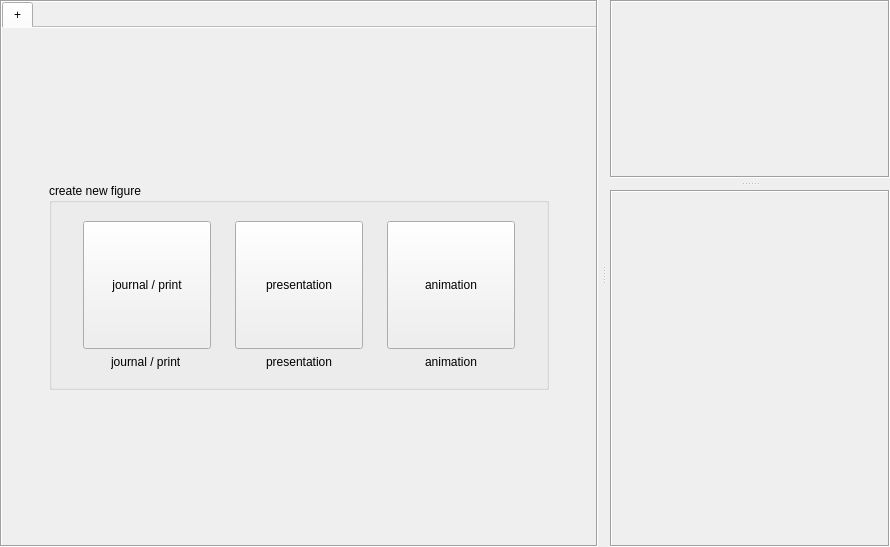
<?xml version="1.0" encoding="UTF-8"?>
<ui version="4.0">
 <class>page_figures_area</class>
 <widget class="QWidget" name="page_figures_area">
  <property name="geometry">
   <rect>
    <x>0</x>
    <y>0</y>
    <width>890</width>
    <height>547</height>
   </rect>
  </property>
  <property name="sizePolicy">
   <sizepolicy hsizetype="Expanding" vsizetype="Expanding">
    <horstretch>0</horstretch>
    <verstretch>0</verstretch>
   </sizepolicy>
  </property>
  <property name="windowTitle">
   <string>Figures</string>
  </property>
  <layout class="QHBoxLayout" name="layout_horizontal_layout">
   <property name="spacing">
    <number>12</number>
   </property>
   <property name="leftMargin">
    <number>0</number>
   </property>
   <property name="topMargin">
    <number>0</number>
   </property>
   <property name="rightMargin">
    <number>0</number>
   </property>
   <property name="bottomMargin">
    <number>0</number>
   </property>
   <item>
    <widget class="QSplitter" name="splitter_figures_main">
     <property name="orientation">
      <enum>Qt::Orientation::Horizontal</enum>
     </property>
     <property name="handleWidth">
      <number>12</number>
     </property>
     <widget class="QFrame" name="panel_middle_right">
      <property name="sizePolicy">
       <sizepolicy hsizetype="Expanding" vsizetype="Expanding">
        <horstretch>3</horstretch>
        <verstretch>0</verstretch>
       </sizepolicy>
      </property>
      <property name="minimumSize">
       <size>
        <width>800</width>
        <height>0</height>
       </size>
      </property>
      <property name="frameShape">
       <enum>QFrame::Shape::NoFrame</enum>
      </property>
      <property name="frameShadow">
       <enum>QFrame::Shadow::Plain</enum>
      </property>
      <property name="lineWidth">
       <number>0</number>
      </property>
      <layout class="QHBoxLayout" name="layout_horizontal_layout_3">
       <property name="spacing">
        <number>12</number>
       </property>
       <property name="leftMargin">
        <number>0</number>
       </property>
       <property name="topMargin">
        <number>0</number>
       </property>
       <property name="rightMargin">
        <number>0</number>
       </property>
       <property name="bottomMargin">
        <number>0</number>
       </property>
       <item>
        <widget class="QSplitter" name="splitter_figures_canvas_stack">
         <property name="orientation">
          <enum>Qt::Orientation::Vertical</enum>
         </property>
         <property name="handleWidth">
          <number>12</number>
         </property>
         <widget class="QSplitter" name="splitter_figures_canvas">
          <property name="orientation">
           <enum>Qt::Orientation::Horizontal</enum>
          </property>
          <property name="handleWidth">
           <number>12</number>
          </property>
          <widget class="QFrame" name="panel_canvas_center">
           <property name="sizePolicy">
            <sizepolicy hsizetype="Expanding" vsizetype="Expanding">
             <horstretch>3</horstretch>
             <verstretch>0</verstretch>
            </sizepolicy>
           </property>
           <property name="minimumSize">
            <size>
             <width>500</width>
             <height>0</height>
            </size>
           </property>
           <property name="frameShape">
            <enum>QFrame::Shape::Box</enum>
           </property>
           <property name="frameShadow">
            <enum>QFrame::Shadow::Sunken</enum>
           </property>
           <property name="separatorRole" stdset="0">
            <string>inset</string>
           </property>
           <property name="surfaceRole" stdset="0">
            <string>panel</string>
           </property>
           <layout class="QGridLayout" name="layout_grid_layout">
            <property name="leftMargin">
             <number>0</number>
            </property>
            <property name="topMargin">
             <number>0</number>
            </property>
            <property name="rightMargin">
             <number>0</number>
            </property>
            <property name="bottomMargin">
             <number>0</number>
            </property>
            <property name="spacing">
             <number>0</number>
            </property>
            <item row="0" column="1">
             <widget class="QWidget" name="panel_canvas_layers_host" native="true">
              <property name="sizePolicy">
               <sizepolicy hsizetype="Expanding" vsizetype="Preferred">
                <horstretch>0</horstretch>
                <verstretch>0</verstretch>
               </sizepolicy>
              </property>
              <property name="surfaceRole" stdset="0">
               <string>panel</string>
              </property>
              <layout class="QHBoxLayout" name="layout_horizontal_layout_4">
               <property name="spacing">
                <number>0</number>
               </property>
               <property name="leftMargin">
                <number>0</number>
               </property>
               <property name="topMargin">
                <number>0</number>
               </property>
               <property name="rightMargin">
                <number>0</number>
               </property>
               <property name="bottomMargin">
                <number>0</number>
               </property>
              </layout>
             </widget>
            </item>
            <item row="1" column="0">
             <widget class="QWidget" name="panel_canvas_tools_host" native="true">
              <property name="sizePolicy">
               <sizepolicy hsizetype="Preferred" vsizetype="Expanding">
                <horstretch>0</horstretch>
                <verstretch>0</verstretch>
               </sizepolicy>
              </property>
              <property name="surfaceRole" stdset="0">
               <string>panel</string>
              </property>
              <layout class="QVBoxLayout" name="layout_vertical_layout_8">
               <property name="spacing">
                <number>0</number>
               </property>
               <property name="leftMargin">
                <number>0</number>
               </property>
               <property name="topMargin">
                <number>0</number>
               </property>
               <property name="rightMargin">
                <number>0</number>
               </property>
               <property name="bottomMargin">
                <number>0</number>
               </property>
              </layout>
             </widget>
            </item>
            <item row="1" column="1">
             <widget class="QWidget" name="panel_figures_host" native="true">
              <property name="sizePolicy">
               <sizepolicy hsizetype="Expanding" vsizetype="Expanding">
                <horstretch>1</horstretch>
                <verstretch>1</verstretch>
               </sizepolicy>
              </property>
              <property name="surfaceRole" stdset="0">
               <string>panel</string>
              </property>
              <layout class="QVBoxLayout" name="layout_vertical_layout_9">
               <property name="spacing">
                <number>0</number>
               </property>
               <property name="leftMargin">
                <number>0</number>
               </property>
               <property name="topMargin">
                <number>0</number>
               </property>
               <property name="rightMargin">
                <number>0</number>
               </property>
               <property name="bottomMargin">
                <number>0</number>
               </property>
               <item>
                <widget class="QTabWidget" name="tabs_figures">
                 <property name="currentIndex">
                  <number>0</number>
                 </property>
                 <property name="iconSize">
                  <size>
                   <width>16</width>
                   <height>16</height>
                  </size>
                 </property>
                 <property name="documentMode">
                  <bool>true</bool>
                 </property>
                 <property name="tabsClosable">
                  <bool>false</bool>
                 </property>
                 <property name="movable">
                  <bool>true</bool>
                 </property>
                 <widget class="QWidget" name="page_add_figure">
                  <attribute name="title">
                   <string>+</string>
                  </attribute>
                  <layout class="QVBoxLayout" name="verticalLayout_3">
                   <property name="leftMargin">
                    <number>0</number>
                   </property>
                   <property name="topMargin">
                    <number>0</number>
                   </property>
                   <property name="rightMargin">
                    <number>0</number>
                   </property>
                   <property name="bottomMargin">
                    <number>0</number>
                   </property>
                   <item alignment="Qt::AlignmentFlag::AlignHCenter">
                    <widget class="QGroupBox" name="group_new_figure">
                     <property name="sizePolicy">
                      <sizepolicy hsizetype="Fixed" vsizetype="Fixed">
                       <horstretch>0</horstretch>
                       <verstretch>0</verstretch>
                      </sizepolicy>
                     </property>
                     <property name="minimumSize">
                      <size>
                       <width>500</width>
                       <height>200</height>
                      </size>
                     </property>
                     <property name="title">
                      <string>create new figure</string>
                     </property>
                     <layout class="QVBoxLayout" name="verticalLayout">
                      <property name="spacing">
                       <number>-1</number>
                      </property>
                      <property name="leftMargin">
                       <number>0</number>
                      </property>
                      <property name="topMargin">
                       <number>0</number>
                      </property>
                      <property name="rightMargin">
                       <number>0</number>
                      </property>
                      <property name="bottomMargin">
                       <number>0</number>
                      </property>
                      <item alignment="Qt::AlignmentFlag::AlignHCenter">
                       <widget class="QWidget" name="plot_option_container" native="true">
                        <layout class="QHBoxLayout" name="horizontalLayout">
                         <item>
                          <widget class="QWidget" name="widget_2" native="true">
                           <layout class="QVBoxLayout" name="verticalLayout_2">
                            <item>
                             <widget class="QToolButton" name="button_create_journal_plot">
                              <property name="toolTip">
                               <string>Create a figure for journal or print output.</string>
                              </property>
                              <property name="sizePolicy">
                               <sizepolicy hsizetype="Fixed" vsizetype="Fixed">
                                <horstretch>0</horstretch>
                                <verstretch>0</verstretch>
                               </sizepolicy>
                              </property>
                              <property name="minimumSize">
                               <size>
                                <width>128</width>
                                <height>128</height>
                               </size>
                              </property>
                              <property name="cursor">
                               <cursorShape>PointingHandCursor</cursorShape>
                              </property>
                              <property name="text">
                               <string>journal / print</string>
                              </property>
                              <property name="icon">
                               <iconset>
                                <normaloff>../../shared/icons/material/journal.svg</normaloff>../../shared/icons/material/journal.svg</iconset>
                              </property>
                              <property name="iconSize">
                               <size>
                                <width>64</width>
                                <height>64</height>
                               </size>
                              </property>
                              <property name="toolButtonStyle">
                               <enum>Qt::ToolButtonStyle::ToolButtonIconOnly</enum>
                              </property>
                             </widget>
                            </item>
                            <item alignment="Qt::AlignmentFlag::AlignHCenter">
                             <widget class="QLabel" name="label">
                              <property name="text">
                               <string>journal / print</string>
                              </property>
                             </widget>
                            </item>
                           </layout>
                          </widget>
                         </item>
                         <item>
                          <widget class="QWidget" name="widget_3" native="true">
                           <layout class="QVBoxLayout" name="verticalLayout_4">
                            <item>
                             <widget class="QToolButton" name="button_create_presentation_plot">
                              <property name="toolTip">
                               <string>Create a figure for presentation output.</string>
                              </property>
                              <property name="sizePolicy">
                               <sizepolicy hsizetype="Fixed" vsizetype="Fixed">
                                <horstretch>0</horstretch>
                                <verstretch>0</verstretch>
                               </sizepolicy>
                              </property>
                              <property name="minimumSize">
                               <size>
                                <width>128</width>
                                <height>128</height>
                               </size>
                              </property>
                              <property name="cursor">
                               <cursorShape>PointingHandCursor</cursorShape>
                              </property>
                              <property name="text">
                               <string>presentation</string>
                              </property>
                              <property name="icon">
                               <iconset>
                                <normaloff>../../shared/icons/material/presentation.svg</normaloff>../../shared/icons/material/presentation.svg</iconset>
                              </property>
                              <property name="iconSize">
                               <size>
                                <width>64</width>
                                <height>64</height>
                               </size>
                              </property>
                              <property name="toolButtonStyle">
                               <enum>Qt::ToolButtonStyle::ToolButtonIconOnly</enum>
                              </property>
                             </widget>
                            </item>
                            <item alignment="Qt::AlignmentFlag::AlignHCenter">
                             <widget class="QLabel" name="label_2">
                              <property name="text">
                               <string>presentation</string>
                              </property>
                             </widget>
                            </item>
                           </layout>
                          </widget>
                         </item>
                         <item>
                          <widget class="QWidget" name="widget_4" native="true">
                           <layout class="QVBoxLayout" name="verticalLayout_5">
                            <item>
                             <widget class="QToolButton" name="button_create_animation_plot">
                              <property name="toolTip">
                               <string>Create an animation from snapshots.</string>
                              </property>
                              <property name="sizePolicy">
                               <sizepolicy hsizetype="Fixed" vsizetype="Fixed">
                                <horstretch>0</horstretch>
                                <verstretch>0</verstretch>
                               </sizepolicy>
                              </property>
                              <property name="minimumSize">
                               <size>
                                <width>128</width>
                                <height>128</height>
                               </size>
                              </property>
                              <property name="cursor">
                               <cursorShape>PointingHandCursor</cursorShape>
                              </property>
                              <property name="text">
                               <string>animation</string>
                              </property>
                              <property name="icon">
                               <iconset>
                                <normaloff>../../shared/icons/material/animation.svg</normaloff>../../shared/icons/material/animation.svg</iconset>
                              </property>
                              <property name="iconSize">
                               <size>
                                <width>64</width>
                                <height>64</height>
                               </size>
                              </property>
                              <property name="toolButtonStyle">
                               <enum>Qt::ToolButtonStyle::ToolButtonIconOnly</enum>
                              </property>
                             </widget>
                            </item>
                            <item alignment="Qt::AlignmentFlag::AlignHCenter">
                             <widget class="QLabel" name="label_3">
                              <property name="text">
                               <string>animation</string>
                              </property>
                             </widget>
                            </item>
                           </layout>
                          </widget>
                         </item>
                        </layout>
                       </widget>
                      </item>
                     </layout>
                    </widget>
                   </item>
                  </layout>
                 </widget>
                </widget>
               </item>
              </layout>
             </widget>
            </item>
           </layout>
          </widget>
          <widget class="QFrame" name="panel_right">
           <property name="sizePolicy">
            <sizepolicy hsizetype="Preferred" vsizetype="Expanding">
             <horstretch>0</horstretch>
             <verstretch>0</verstretch>
            </sizepolicy>
           </property>
           <property name="minimumSize">
            <size>
             <width>280</width>
             <height>0</height>
            </size>
           </property>
           <property name="frameShape">
            <enum>QFrame::Shape::NoFrame</enum>
           </property>
           <property name="frameShadow">
            <enum>QFrame::Shadow::Plain</enum>
           </property>
           <layout class="QVBoxLayout" name="layout_vertical_layout">
            <property name="spacing">
             <number>12</number>
            </property>
            <property name="leftMargin">
             <number>0</number>
            </property>
            <property name="topMargin">
             <number>0</number>
            </property>
            <property name="rightMargin">
             <number>0</number>
            </property>
            <property name="bottomMargin">
             <number>0</number>
            </property>
            <item>
             <widget class="QSplitter" name="splitter_figures_sidebar">
              <property name="minimumSize">
               <size>
                <width>0</width>
                <height>0</height>
               </size>
              </property>
              <property name="orientation">
               <enum>Qt::Orientation::Vertical</enum>
              </property>
              <property name="handleWidth">
               <number>12</number>
              </property>
              <widget class="QFrame" name="panel_snapshots_host">
               <property name="sizePolicy">
                <sizepolicy hsizetype="Preferred" vsizetype="Expanding">
                 <horstretch>0</horstretch>
                 <verstretch>1</verstretch>
                </sizepolicy>
               </property>
               <property name="frameShape">
                <enum>QFrame::Shape::Box</enum>
               </property>
               <property name="frameShadow">
                <enum>QFrame::Shadow::Sunken</enum>
               </property>
               <property name="lineWidth">
                <number>1</number>
               </property>
               <property name="separatorRole" stdset="0">
                <string>inset</string>
               </property>
               <property name="surfaceRole" stdset="0">
                <string>panel</string>
               </property>
               <layout class="QVBoxLayout" name="layout_vertical_layout_11">
                <property name="spacing">
                 <number>0</number>
                </property>
                <property name="leftMargin">
                 <number>0</number>
                </property>
                <property name="topMargin">
                 <number>0</number>
                </property>
                <property name="rightMargin">
                 <number>0</number>
                </property>
                <property name="bottomMargin">
                 <number>0</number>
                </property>
               </layout>
              </widget>
              <widget class="QFrame" name="panel_figure_settings_host">
               <property name="sizePolicy">
                <sizepolicy hsizetype="Preferred" vsizetype="Expanding">
                 <horstretch>0</horstretch>
                 <verstretch>2</verstretch>
                </sizepolicy>
               </property>
               <property name="frameShape">
                <enum>QFrame::Shape::Box</enum>
               </property>
               <property name="frameShadow">
                <enum>QFrame::Shadow::Sunken</enum>
               </property>
               <property name="separatorRole" stdset="0">
                <string>inset</string>
               </property>
               <property name="surfaceRole" stdset="0">
                <string>panel</string>
               </property>
               <layout class="QVBoxLayout" name="layout_vertical_layout_5">
                <property name="spacing">
                 <number>0</number>
                </property>
                <property name="leftMargin">
                 <number>0</number>
                </property>
                <property name="topMargin">
                 <number>0</number>
                </property>
                <property name="rightMargin">
                 <number>0</number>
                </property>
                <property name="bottomMargin">
                 <number>0</number>
                </property>
               </layout>
              </widget>
             </widget>
            </item>
           </layout>
          </widget>
         </widget>
        </widget>
       </item>
      </layout>
     </widget>
    </widget>
   </item>
  </layout>
 </widget>
 <resources/>
 <connections/>
</ui>
